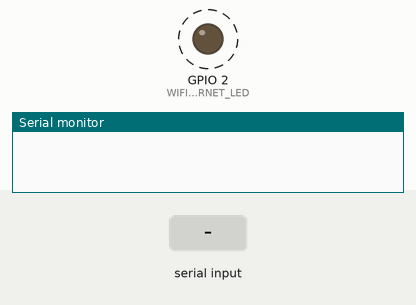
This sketch was run on a simulated ESP8266 (NodeMCU). Parts: output pins drawn as LEDs (lit = HIGH), the last lines printed to the serial monitor. Dashed ring = blinking. The test bench sets the inputs (shaded band). WiFi joins after 1.5 s; servers stay silent unless stated; no MQTT or app messages arrive unless stated.

Above: at 1.2 s.
1.3 s: "1" received over Serial
At 2.9 s:
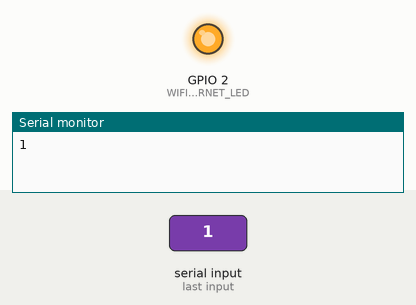
At 3.4 s:
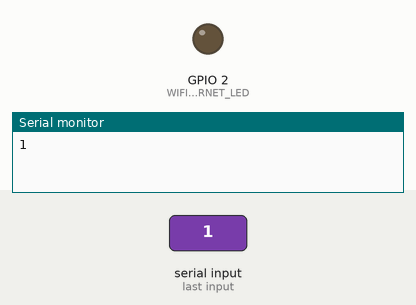
Timing chart, 0 to 10.3 s (numbered marks = the images above; inputs shaded):
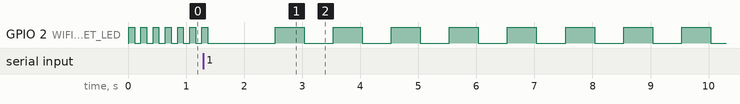

The sketch:

ESP8266MQTT.ino
```cpp
#include <ESP8266WiFi.h>
#include <PubSubClient.h>

#define MQTT_SERVER "MQTT Server"                  /* Enter Your MQTT Server */
#define MQTT_PORT 1883                             /* Enter Your MQTT PORT */

const char* ssid = "Testing";                      /* Enter Your WiFi username */
const char* password = "12345678";                 /* Enter Your WiFi password */

#define DEVICE_TOKEN "token"                       /* Enter Your Boodskap Platform token */

#define MSG_ID 10000                               /* Enter Your Message ID*/

#define WIFI_INTERNET_LED 2

String clientid = String(DEVICE_TOKEN);            /* Enter your Token */

// MQTT Topic
String topic = "/" + String(DEVICE_TOKEN) + "/pub/" + String(MSG_ID);   /* topic = "/YOUR_DEVICE_TOKEN/pub/YOUR MESSSAGE ID"*/

WiFiClient espClient;
PubSubClient client(espClient);

uint32_t lastReport = 0;
uint32_t Reporting_Interval = 1000 * 15;

void setup()
{
    Serial.begin(9600);
    WiFi.begin(ssid, password);                     /* Initialize and connect to Wi-Fi network*/
    pinMode(WIFI_INTERNET_LED, OUTPUT);             /* Set the WiFi indicator LED pin as an output*/
    client.setServer(MQTT_SERVER, MQTT_PORT);       /* Set the MQTT server and port*/
}

void loop()
{
    String senddata;
    if (Serial.available() > 0)                             /* Check if there is data available on the Serial port*/
    {
        senddata = Serial.readString();                     /* Read the data from the Serial port*/
        Serial.println(senddata);
        if (client.connected() == 1)                        /* Check if the MQTT client is connected*/
        {
          digitalWrite(WIFI_INTERNET_LED, HIGH);             /* Turn on the WiFi indicator LED*/
          delay(100);                                       /* Delay for 0.1 seconds*/
          client.publish(topic.c_str(), senddata.c_str());  /* Publish the data to the MQTT server*/
          digitalWrite(WIFI_INTERNET_LED, LOW);             /* Turn oFF the WiFi indicator LED*/
        }
    }

    delay(10);

    if (WiFi.status() == WL_CONNECTED)              /* Check if the Wi-Fi is connected*/
    {
        digitalWrite(WIFI_INTERNET_LED, LOW);         /* Turn ON the WiFi indicator LED*/
        if (client.connected() == 1)                  /* Check if the MQTT client is connected*/
        {
            delay(100);
        }
        else
        {
            client.connect(clientid.c_str());                 /* Connect the MQTT client to the server*/
            uint8_t i=0;
            while(i<10)
            {
                digitalWrite(WIFI_INTERNET_LED, HIGH);        /* Turn on the WiFi indicator LED*/
                delay(500);                                   /* Delay for 0.5 seconds*/
                digitalWrite(WIFI_INTERNET_LED, LOW);         /* Turn off the WiFi indicator LED*/
                delay(500);                                   /* Delay for 0.5 seconds*/
                i++;
            }
        }
    }
    else
    {
        digitalWrite(WIFI_INTERNET_LED, HIGH);        /* Turn on the WiFi indicator LED*/
        delay(100);                                   /* Delay for 0.1 seconds*/
        digitalWrite(WIFI_INTERNET_LED, LOW);         /* Turn off the WiFi indicator LED*/
        delay(100);                                   /* Delay for 0.1 seconds*/
    }
}
```

Measured:
- by itself, GPIO 2 (WIFI_INTERNET_LED): repeats every 1.0 s: HIGH 0.50 s, LOW 0.50 s
